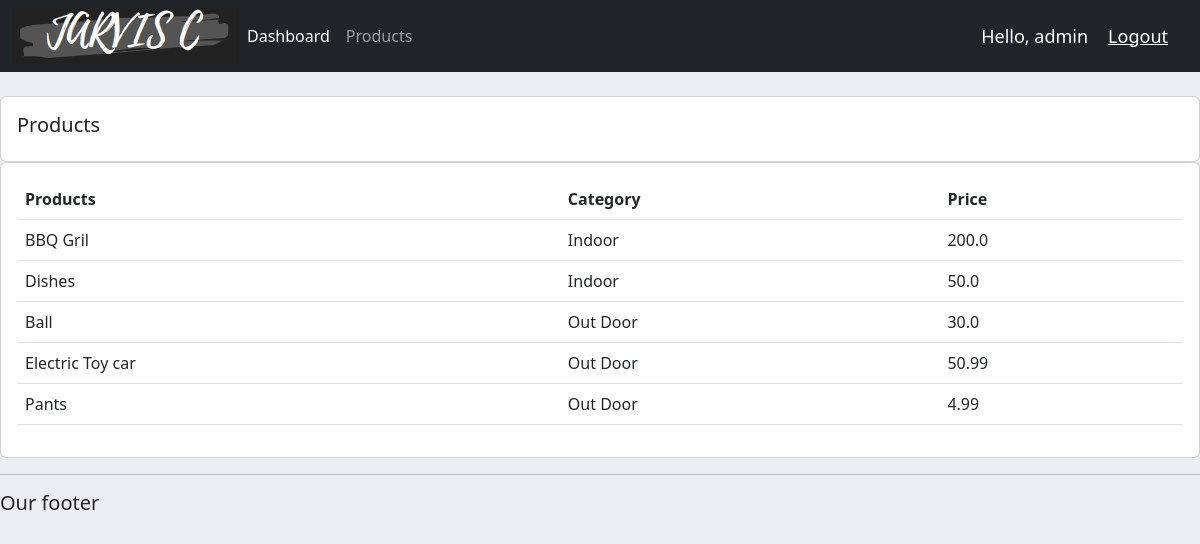
Screenshot of /products/ (signed in) with the database file from the repository.
### accounts/models.py (models this page shows, shortened)
class Products(models.Model):
    CATEGORY = (
        ('Indoor', 'Indoor'),
        ('Out Door', 'Out Door'),
    )
    name = models.CharField(max_length=200, null=True)
    price = models.FloatField(null=True)
    category = models.CharField(max_length=200, null=True, choices=CATEGORY)
    description = models.CharField(max_length=200, null=True, blank=True)
    date_created = models.DateTimeField(auto_now_add=True, null=True)
    tags = models.ManyToManyField(Tag)

### accounts/decorators.py (the view)
        def wrapper_func(request, *args, **kwargs):
            group = None
            if request.user.groups.exists():
                group = request.user.groups.all()[0].name
            if group in allowed_roles:
                return view_func(request, *args, **kwargs)
            else:
                return HttpResponse('You are not authorized to view this page')

### accounts/views.py (called while the page is built)
@login_required(login_url='login')
@allowed_users(allowed_roles=['admin'])
def products(request):
    product = Products.objects.all()
    return render(request, 'accounts/products.html', {'products': product})

### accounts/templates/accounts/products.html
{% extends 'accounts/base.html' %}
{% block content %}
<br/>
<div class="row">
    <div class="col-md">
        <div class="card card-body">
            <h5>Products</h5>
        </div>
        <div class="card card-body">
            <table class="table">
                <tr>
                    <th>Products</th>
                    <th>Category</th>
                    <th>Price</th>
                </tr>
                {% for i in products %}
                    <tr>
                        <td>{{ i.name }}</td>
                        <td>{{ i.category }}</td>
                        <td>{{ i.price }}</td>
                    </tr>
                {% endfor %}
            </table>
        </div>
    </div>
</div>
{% endblock content %}

### accounts/templates/accounts/navbar.html (shortened to what this page needs)
{% load static %}
<nav class="navbar navbar-expand-lg navbar-dark bg-dark">
    <div class="container-fluid">
        <img src="{% static 'images/logo.png' %}">
        <div class="collapse navbar-collapse" id="navbarNavAltMarkup">
            <ul class="navbar-nav">
                {% if request.user.is_staff %}
                <a class="nav-link active" aria-current="page" href="{% url 'home' %}">Dashboard</a>
                <a class="nav-link" href="{% url 'products' %}">Products</a>
                {% else %}
                <a class="nav-link" href="{% url 'account' %}">Settings</a>
                {% endif %}
            </ul>
        </div>
        <span class="hello-msg">Hello, {{request.user}}</span>
        <span><a class="hello-msg" href="{% url 'logout' %}">Logout</a></span>
    </div>
</nav>

### static/css/main.css (style rules this page uses)
body { background-color:#ebeff5 }

### accounts/templates/accounts/navbar.html (style rules this page uses)
.hello-msg { font-size:18px; color:#fff; margin-right:20px; }

### rows the page displays
Products: name "BBQ Gril", category "Indoor", price "200.0"
Products: name "Dishes", category "Indoor", price "50.0"
Products: name "Ball", category "Out Door", price "30.0"
Products: name "Electric Toy car", category "Out Door", price "50.99"
Products: name "Pants", category "Out Door", price "4.99"

### other values shown
{{ request.user }} "admin"
